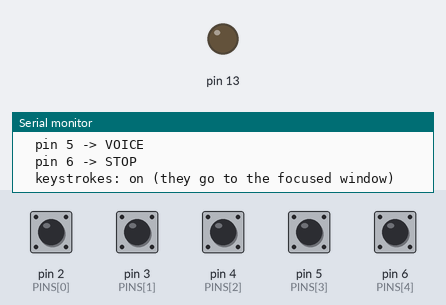
The sketch below on a simulated SparkFun Pro Micro, built with avr-gcc and run on an emulated ATmega32U4. On the bench: output pins drawn as LEDs (lit = HIGH), the last lines printed to the serial monitor. The test bench sets the inputs (shaded band); at power-on: pin 2 (PINS[0]), pin 3 (PINS[1]), pin 4 (PINS[2]), pin 5 (PINS[3]), pin 6 (PINS[4]) HIGH. USB keyboard and mouse output is not drawn.

Above: at 1.2 s.
1.3 s: pin 2 (PINS[0]) pulled LOW for 0.15 s
At 2.2 s:
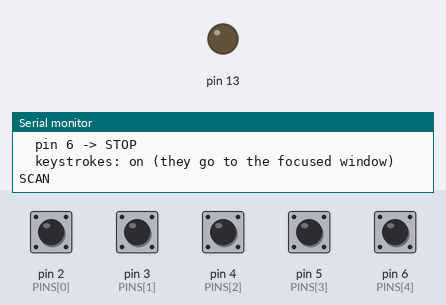
2.9 s: pin 3 (PINS[1]) pulled LOW for 0.15 s
At 3.3 s:
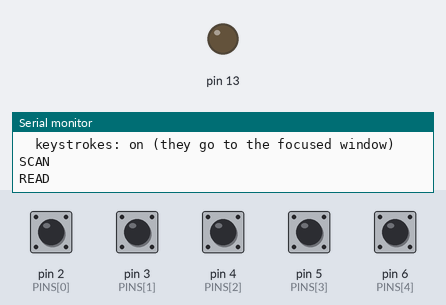
4.5 s: pin 4 (PINS[2]) pulled LOW for 0.15 s
At 5.7 s:
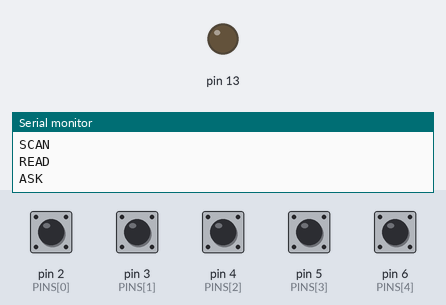
6.1 s: pin 5 (PINS[3]) pulled LOW for 0.15 s
At 6.9 s:
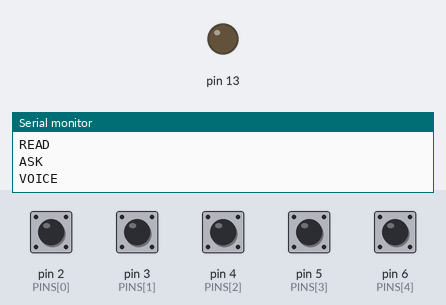
7.7 s: pin 6 (PINS[4]) pulled LOW for 0.15 s
At 8.2 s:
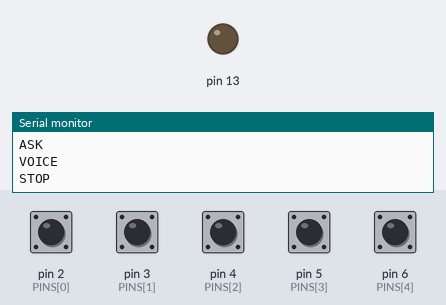
Timing chart, 0 to 10.3 s (numbered marks = the images above; inputs shaded):
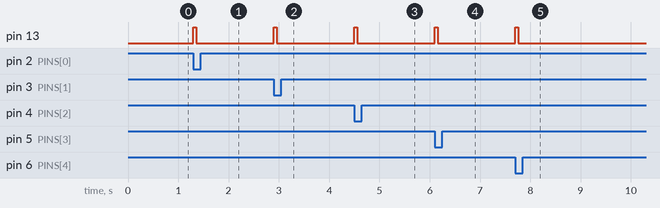

Measured:
- after the input at 1.3 s, pin 13: LOW → HIGH at once, → LOW 0.06 s later
- after the input at 2.9 s, pin 13: LOW → HIGH at once, → LOW 0.06 s later
- after the input at 4.5 s, pin 13: LOW → HIGH at once, → LOW 0.06 s later
- after the input at 6.1 s, pin 13: LOW → HIGH at once, → LOW 0.06 s later
- after the input at 7.7 s, pin 13: LOW → HIGH at once, → LOW 0.06 s later

The sketch:

watch_buttons.ino
```cpp
// Watch buttons for Med-i-Glasses.
//
// Five momentary buttons, each wired from a pin to ground; the internal
// pull-ups do the rest. A press sends one command two ways at once:
//
//   1. as a line on the USB serial port ("READ\n"), which the app reads
//      after someone presses the Watch button in Chrome and picks the port.
//      Works on every Arduino. 9600 baud, matching client/src/main.ts.
//   2. on boards with native USB (Leonardo, Micro, Pro Micro, Due, Zero,
//      MKR, Nano 33 IoT) also as a key press, which the app understands
//      with nothing in between: 1 scan, 2 read, 3 ask, 4 voice, 0 stop.
//
// Only presses are sent, never holds: the app toggles listening on a second
// press of Ask, and everything else is one shot.
//
// WIRING
//   button 1 (SCAN)  pin 2 -- button -- GND
//   button 2 (READ)  pin 3 -- button -- GND
//   button 3 (ASK)   pin 4 -- button -- GND
//   button 4 (VOICE) pin 5 -- button -- GND
//   button 5 (STOP)  pin 6 -- button -- GND
// No resistors needed; INPUT_PULLUP handles it. Wire to GND, not to 5V.
//
// IF NOTHING HAPPENS, in this order:
//   1. Open Serial Monitor at 9600. You should see a banner naming each pin.
//      No banner means the sketch is not running or the baud is wrong.
//   2. Press a button. The built-in LED blinks and a command line appears.
//      LED but no line means the serial port is taken by another program.
//      Neither means the button or its ground wire is the problem.
//   3. Both working but the app does nothing: the browser has not been given
//      the port. Press the Watch button in the page and pick it.
// The banner also reports any button that is already down at boot, which is
// what a stuck switch or a miswired pin looks like.

#include <Arduino.h>

// USBCON says the board *can* act as a keyboard; __has_include says the
// library to do it is actually installed. Testing only the first fails to
// compile on a Leonardo or Micro with a stock library folder, which is the
// one place keyboard emulation matters.
#if defined(USBCON) && defined(__has_include)
#if __has_include(<Keyboard.h>)
#include <Keyboard.h>
#define HAS_KEYBOARD 1
#endif
#endif
#ifndef HAS_KEYBOARD
#define HAS_KEYBOARD 0
#endif

// Keyboard emulation types into whichever window has focus, so a press with
// the browser in the background lands in a terminal or an editor instead.
// Set to 0 to send commands over serial only, which is always safe.
#define SEND_KEYSTROKES 1

const uint8_t BUTTON_COUNT = 5;
const uint8_t PINS[BUTTON_COUNT] = {2, 3, 4, 5, 6};
const char* COMMANDS[BUTTON_COUNT] = {"SCAN", "READ", "ASK", "VOICE", "STOP"};
const char KEYS[BUTTON_COUNT] = {'1', '2', '3', '4', '0'};
const unsigned long DEBOUNCE_MS = 40;
// Long enough to see, short enough not to delay a second press.
const unsigned long BLINK_MS = 60;

bool wasDown[BUTTON_COUNT];
unsigned long lastChange[BUTTON_COUNT];
unsigned long blinkUntil = 0;

void setup() {
  Serial.begin(9600);
  pinMode(LED_BUILTIN, OUTPUT);

  for (uint8_t i = 0; i < BUTTON_COUNT; i++) {
    pinMode(PINS[i], INPUT_PULLUP);
    wasDown[i] = false;
    lastChange[i] = 0;
  }

  // A moment for the pull-ups to settle before reading them, so the
  // stuck-button report below is not just a floating pin.
  delay(50);

  // Native-USB boards enumerate after setup() starts, so a banner printed
  // immediately is lost. Wait briefly, but never block a board running on
  // battery with no host attached.
  unsigned long waitUntil = millis() + 1500;
  while (!Serial && millis() < waitUntil) {}

  Serial.println();
  Serial.println(F("Med-i-Glasses watch ready. 9600 baud."));
  for (uint8_t i = 0; i < BUTTON_COUNT; i++) {
    Serial.print(F("  pin "));
    Serial.print(PINS[i]);
    Serial.print(F(" -> "));
    Serial.print(COMMANDS[i]);
    // A button reading LOW at boot is held down, which in practice means a
    // stuck switch or a pin wired to ground by mistake.
    if (digitalRead(PINS[i]) == LOW) Serial.print(F("   *** DOWN AT BOOT"));
    Serial.println();
  }
#if HAS_KEYBOARD && SEND_KEYSTROKES
  Serial.println(F("  keystrokes: on (they go to the focused window)"));
  Keyboard.begin();
#elif SEND_KEYSTROKES
  // Either the board has no native USB, or the Keyboard library is not
  // installed. Serial still works, so say which rather than failing.
  Serial.println(F("  keystrokes: off (no Keyboard library, or no native USB)"));
#else
  Serial.println(F("  keystrokes: off (serial only)"));
#endif
}

void loop() {
  unsigned long now = millis();

  if (blinkUntil && now > blinkUntil) {
    digitalWrite(LED_BUILTIN, LOW);
    blinkUntil = 0;
  }

  for (uint8_t i = 0; i < BUTTON_COUNT; i++) {
    bool down = digitalRead(PINS[i]) == LOW;
    if (down == wasDown[i] || now - lastChange[i] < DEBOUNCE_MS) continue;
    wasDown[i] = down;
    lastChange[i] = now;
    if (!down) continue;

    // Visible proof the button and its wiring work, with no computer
    // attached and nothing to read.
    digitalWrite(LED_BUILTIN, HIGH);
    blinkUntil = now + BLINK_MS;

    Serial.println(COMMANDS[i]);
#if HAS_KEYBOARD && SEND_KEYSTROKES
    Keyboard.write(KEYS[i]);
#endif
  }
}
```
